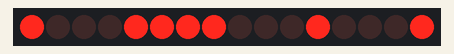
This sketch was run on a simulated Arduino Uno, built with avr-gcc and run on an emulated ATmega328P. Shown: 16 shift-register outputs drawn as a row of LEDs (first output left, lit = HIGH).

Above: at 0.1 s.
At 10.1 s:
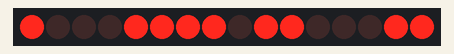
At 15.1 s:
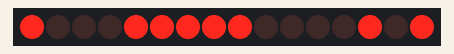
At 20.1 s:
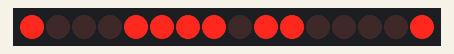
At 25.1 s:
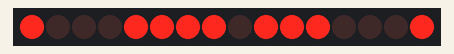
At 35.1 s:
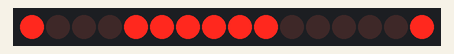
Timing chart, 0 to 36.6 s (numbered marks = the images above):
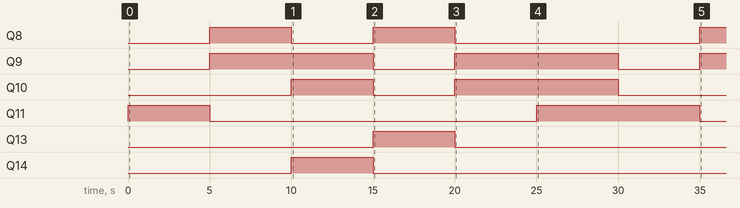

The sketch:

Lab3_prob4.ino
```cpp
const int latchPin = 4;
const int clockPin = 7;
const int dataPin = 8;

// codificarea literelor A, b, C, d, E, F
// biti calculati in logica inversa (0 aprins, 1 stins)
// si apoi OGLINDITI complet pentru a functiona corect cu LSBFIRST
byte litere[6] = {
  0b00010001, // A (forma normala era 10001000)
  0b11000001, // b (forma normala era 10000011)
  0b01100011, // C (forma normala era 11000110)
  0b10000101, // d (forma normala era 10100001)
  0b01100001, // E (forma normala era 10000110)
  0b01110001  // F (forma normala era 10001110)
};

// pozitia cea mai din stanga (cifra 1)
// forma normala 241 (11110001) oglindita pentru LSBFIRST
byte pozitieStanga = 0b10001111;

void setup() {
  pinMode(latchPin, OUTPUT);
  pinMode(clockPin, OUTPUT);
  pinMode(dataPin, OUTPUT);
}

void loop() {
  // parcurgem cele 6 litere
  for (int i = 0; i < 6; i++) {

    // blocam registrul
    digitalWrite(latchPin, LOW);

    // trimitem desenul literei folosind LSBFIRST
    shiftOut(dataPin, clockPin, LSBFIRST, litere[i]);

    // trimitem selectorul pentru pozitia din stanga
    shiftOut(dataPin, clockPin, LSBFIRST, pozitieStanga);

    digitalWrite(latchPin, HIGH);

    delay(5000);
  }
}
```

Measured:
- by itself, Q8: goes HIGH 5.0 s, LOW 5.0 s, HIGH 5.0 s, LOW 15.0 s, then HIGH
- by itself, Q9: alternates HIGH for 10.0 s and LOW for 5.0 s
- by itself, Q10: LOW → HIGH at 10.0 s, → LOW 5.0 s later, → HIGH 5.0 s later, → LOW 10.0 s later
- by itself, Q11: LOW → HIGH at 0.00 s, → LOW 5.0 s later, → HIGH 20.0 s later, → LOW 10.0 s later
- by itself, Q13: LOW → HIGH at 15.0 s, → LOW 5.0 s later
- by itself, Q14: LOW → HIGH at 10.0 s, → LOW 5.0 s later
